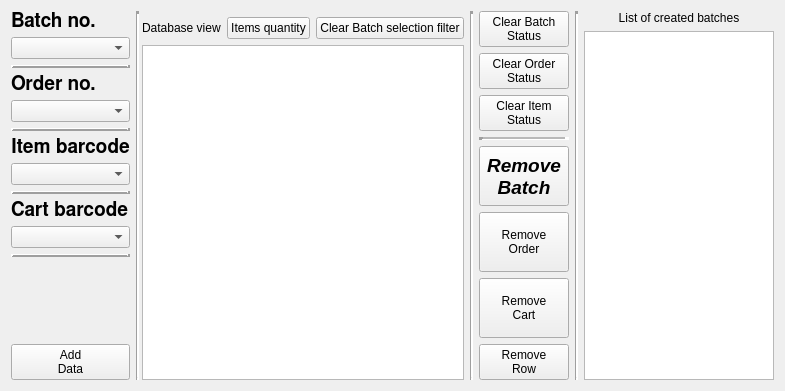
          <widget class="QWidget" name="create_batch">
           <property name="styleSheet">
            <string notr="true"/>
           </property>
           <attribute name="title">
            <string>Create your own Batch - Batch Editor</string>
           </attribute>
           <layout class="QGridLayout" name="gridLayout_3" rowstretch="0,0" columnstretch="0,0,1,0,0,0,0" columnminimumwidth="0,0,0,0,0,0,0">
            <item row="0" column="0" rowspan="2">
             <widget class="QSplitter" name="splitter_3">
              <property name="orientation">
               <enum>Qt::Vertical</enum>
              </property>
              <widget class="QWidget" name="layoutWidget">
               <layout class="QVBoxLayout" name="verticalLayout_23">
                <item>
                 <widget class="QLabel" name="batch_no_descr_label_2">
                  <property name="font">
                   <font>
                    <family>FreeSans</family>
                    <pointsize>14</pointsize>
                    <weight>75</weight>
                    <italic>false</italic>
                    <bold>true</bold>
                   </font>
                  </property>
                  <property name="text">
                   <string>Batch no.</string>
                  </property>
                 </widget>
                </item>
                <item>
                 <widget class="QComboBox" name="batch_no_comboBox">
                  <property name="editable">
                   <bool>false</bool>
                  </property>
                  <property name="insertPolicy">
                   <enum>QComboBox::InsertAlphabetically</enum>
                  </property>
                  <property name="sizeAdjustPolicy">
                   <enum>QComboBox::AdjustToContents</enum>
                  </property>
                  <property name="placeholderText">
                   <string>Batch no...</string>
                  </property>
                 </widget>
                </item>
                <item>
                 <widget class="Line" name="line_7">
                  <property name="frameShadow">
                   <enum>QFrame::Raised</enum>
                  </property>
                  <property name="lineWidth">
                   <number>3</number>
                  </property>
                  <property name="orientation">
                   <enum>Qt::Horizontal</enum>
                  </property>
                 </widget>
                </item>
                <item>
                 <widget class="QLabel" name="order_no_descr_label">
                  <property name="font">
                   <font>
                    <family>FreeSans</family>
                    <pointsize>14</pointsize>
                    <weight>75</weight>
                    <italic>false</italic>
                    <bold>true</bold>
                   </font>
                  </property>
                  <property name="text">
                   <string>Order no.</string>
                  </property>
                 </widget>
                </item>
                <item>
                 <widget class="QComboBox" name="order_no_comboBox">
                  <property name="editable">
                   <bool>false</bool>
                  </property>
                  <property name="insertPolicy">
                   <enum>QComboBox::InsertAlphabetically</enum>
                  </property>
                  <property name="placeholderText">
                   <string>Order no....</string>
                  </property>
                  <property name="modelColumn">
                   <number>1</number>
                  </property>
                 </widget>
                </item>
                <item>
                 <widget class="Line" name="line_6">
                  <property name="frameShadow">
                   <enum>QFrame::Raised</enum>
                  </property>
                  <property name="lineWidth">
                   <number>3</number>
                  </property>
                  <property name="orientation">
                   <enum>Qt::Horizontal</enum>
                  </property>
                 </widget>
                </item>
                <item>
                 <widget class="QLabel" name="item_barcode_descr_label">
                  <property name="font">
                   <font>
                    <family>FreeSans</family>
                    <pointsize>14</pointsize>
                    <weight>75</weight>
                    <italic>false</italic>
                    <bold>true</bold>
                   </font>
                  </property>
                  <property name="text">
                   <string>Item barcode</string>
                  </property>
                 </widget>
                </item>
                <item>
                 <widget class="QComboBox" name="item_no_comboBox">
                  <property name="editable">
                   <bool>false</bool>
                  </property>
                  <property name="insertPolicy">
                   <enum>QComboBox::InsertAlphabetically</enum>
                  </property>
                  <property name="placeholderText">
                   <string>Item barcode...</string>
                  </property>
                  <property name="modelColumn">
                   <number>2</number>
                  </property>
                 </widget>
                </item>
                <item>
                 <widget class="Line" name="line_4">
                  <property name="frameShadow">
                   <enum>QFrame::Raised</enum>
                  </property>
                  <property name="lineWidth">
                   <number>3</number>
                  </property>
                  <property name="orientation">
                   <enum>Qt::Horizontal</enum>
                  </property>
                 </widget>
                </item>
                <item>
                 <widget class="QLabel" name="cart_barcode_descr_label">
                  <property name="font">
                   <font>
                    <family>FreeSans</family>
                    <pointsize>14</pointsize>
                    <weight>75</weight>
                    <italic>false</italic>
                    <bold>true</bold>
                   </font>
                  </property>
                  <property name="text">
                   <string>Cart barcode</string>
                  </property>
                 </widget>
                </item>
                <item>
                 <widget class="QComboBox" name="cart_barcode_comboBox">
                  <property name="editable">
                   <bool>false</bool>
                  </property>
                  <property name="insertPolicy">
                   <enum>QComboBox::InsertAlphabetically</enum>
                  </property>
                  <property name="minimumContentsLength">
                   <number>3</number>
                  </property>
                  <property name="placeholderText">
                   <string>Cart barcode...</string>
                  </property>
                 </widget>
                </item>
                <item>
                 <widget class="Line" name="line_8">
                  <property name="frameShadow">
                   <enum>QFrame::Raised</enum>
                  </property>
                  <property name="lineWidth">
                   <number>3</number>
                  </property>
                  <property name="orientation">
                   <enum>Qt::Horizontal</enum>
                  </property>
                 </widget>
                </item>
                <item>
                 <spacer name="verticalSpacer">
                  <property name="orientation">
                   <enum>Qt::Vertical</enum>
                  </property>
                  <property name="sizeHint" stdset="0">
                   <size>
                    <width>20</width>
                    <height>40</height>
                   </size>
                  </property>
                 </spacer>
                </item>
                <item>
                 <widget class="QPushButton" name="add_item_cb_pushButton">
                  <property name="minimumSize">
                   <size>
                    <width>0</width>
                    <height>0</height>
                   </size>
                  </property>
                  <property name="autoFillBackground">
                   <bool>false</bool>
                  </property>
                  <property name="text">
                   <string>Add
Data</string>
                  </property>
                 </widget>
                </item>
               </layout>
              </widget>
             </widget>
            </item>
            <item row="0" column="1" rowspan="2" colspan="2">
             <widget class="Line" name="line">
              <property name="lineWidth">
               <number>3</number>
              </property>
              <property name="orientation">
               <enum>Qt::Vertical</enum>
              </property>
             </widget>
            </item>
            <item row="0" column="3" rowspan="2">
             <widget class="Line" name="line_2">
              <property name="lineWidth">
               <number>3</number>
              </property>
              <property name="orientation">
               <enum>Qt::Vertical</enum>
              </property>
             </widget>
            </item>
            <item row="0" column="4" rowspan="2">
             <layout class="QVBoxLayout" name="verticalLayout_4">
              <item>
               <widget class="QPushButton" name="clear_batch_status_cb_pushButton">
                <property name="sizePolicy">
                 <sizepolicy hsizetype="Minimum" vsizetype="Minimum">
                  <horstretch>0</horstretch>
                  <verstretch>0</verstretch>
                 </sizepolicy>
                </property>
                <property name="text">
                 <string>Clear Batch
Status</string>
                </property>
               </widget>
              </item>
              <item>
               <widget class="QPushButton" name="clear_order_status_cb_pushButton">
                <property name="sizePolicy">
                 <sizepolicy hsizetype="Minimum" vsizetype="Minimum">
                  <horstretch>0</horstretch>
                  <verstretch>0</verstretch>
                 </sizepolicy>
                </property>
                <property name="text">
                 <string>Clear Order
Status</string>
                </property>
               </widget>
              </item>
              <item>
               <widget class="QPushButton" name="clear_item_status_cb_pushButton">
                <property name="sizePolicy">
                 <sizepolicy hsizetype="Minimum" vsizetype="Minimum">
                  <horstretch>0</horstretch>
                  <verstretch>0</verstretch>
                 </sizepolicy>
                </property>
                <property name="text">
                 <string>Clear Item
Status</string>
                </property>
               </widget>
              </item>
              <item>
               <widget class="Line" name="line_9">
                <property name="frameShadow">
                 <enum>QFrame::Sunken</enum>
                </property>
                <property name="lineWidth">
                 <number>4</number>
                </property>
                <property name="midLineWidth">
                 <number>2</number>
                </property>
                <property name="orientation">
                 <enum>Qt::Horizontal</enum>
                </property>
               </widget>
              </item>
              <item>
               <widget class="QPushButton" name="remove_batch_cb_pushButton">
                <property name="enabled">
                 <bool>true</bool>
                </property>
                <property name="sizePolicy">
                 <sizepolicy hsizetype="Minimum" vsizetype="Minimum">
                  <horstretch>0</horstretch>
                  <verstretch>0</verstretch>
                 </sizepolicy>
                </property>
                <property name="minimumSize">
                 <size>
                  <width>90</width>
                  <height>60</height>
                 </size>
                </property>
                <property name="baseSize">
                 <size>
                  <width>0</width>
                  <height>0</height>
                 </size>
                </property>
                <property name="font">
                 <font>
                  <pointsize>14</pointsize>
                  <weight>75</weight>
                  <italic>true</italic>
                  <bold>true</bold>
                 </font>
                </property>
                <property name="styleSheet">
                 <string notr="true"/>
                </property>
                <property name="text">
                 <string>Remove
Batch</string>
                </property>
               </widget>
              </item>
              <item>
               <widget class="QPushButton" name="remove_order_cb_pushButton">
                <property name="enabled">
                 <bool>true</bool>
                </property>
                <property name="sizePolicy">
                 <sizepolicy hsizetype="Minimum" vsizetype="Minimum">
                  <horstretch>0</horstretch>
                  <verstretch>0</verstretch>
                 </sizepolicy>
                </property>
                <property name="minimumSize">
                 <size>
                  <width>90</width>
                  <height>60</height>
                 </size>
                </property>
                <property name="baseSize">
                 <size>
                  <width>0</width>
                  <height>0</height>
                 </size>
                </property>
                <property name="text">
                 <string>Remove
Order</string>
                </property>
               </widget>
              </item>
              <item>
               <widget class="QPushButton" name="remove_cart_cb_pushButton">
                <property name="enabled">
                 <bool>true</bool>
                </property>
                <property name="sizePolicy">
                 <sizepolicy hsizetype="Minimum" vsizetype="Minimum">
                  <horstretch>0</horstretch>
                  <verstretch>0</verstretch>
                 </sizepolicy>
                </property>
                <property name="minimumSize">
                 <size>
                  <width>90</width>
                  <height>60</height>
                 </size>
                </property>
                <property name="baseSize">
                 <size>
                  <width>0</width>
                  <height>0</height>
                 </size>
                </property>
                <property name="autoFillBackground">
                 <bool>false</bool>
                </property>
                <property name="text">
                 <string>Remove
Cart</string>
                </property>
               </widget>
              </item>
              <item>
               <widget class="QPushButton" name="remove_row_cb_pushButton">
                <property name="sizePolicy">
                 <sizepolicy hsizetype="Minimum" vsizetype="Minimum">
                  <horstretch>0</horstretch>
                  <verstretch>0</verstretch>
                 </sizepolicy>
                </property>
                <property name="text">
                 <string>Remove
Row</string>
                </property>
               </widget>
              </item>
             </layout>
            </item>
            <item row="0" column="5" rowspan="2">
             <widget class="Line" name="line_3">
              <property name="lineWidth">
               <number>3</number>
              </property>
              <property name="orientation">
               <enum>Qt::Vertical</enum>
              </property>
             </widget>
            </item>
            <item row="0" column="6" rowspan="2">
             <layout class="QVBoxLayout" name="cb_verticalLayout_22">
              <item>
               <widget class="QLabel" name="locb_descr_label_2">
                <property name="text">
                 <string>List of created batches</string>
                </property>
                <property name="alignment">
                 <set>Qt::AlignCenter</set>
                </property>
               </widget>
              </item>
              <item>
               <widget class="QTableView" name="locb_cb_tableView">
                <property name="sizePolicy">
                 <sizepolicy hsizetype="Expanding" vsizetype="MinimumExpanding">
                  <horstretch>0</horstretch>
                  <verstretch>0</verstretch>
                 </sizepolicy>
                </property>
                <property name="maximumSize">
                 <size>
                  <width>190</width>
                  <height>16777215</height>
                 </size>
                </property>
                <property name="frameShadow">
                 <enum>QFrame::Raised</enum>
                </property>
                <property name="editTriggers">
                 <set>QAbstractItemView::CurrentChanged|QAbstractItemView::DoubleClicked|QAbstractItemView::EditKeyPressed|QAbstractItemView::SelectedClicked</set>
                </property>
                <property name="sortingEnabled">
                 <bool>true</bool>
                </property>
               </widget>
              </item>
             </layout>
            </item>
            <item row="1" column="2">
             <layout class="QVBoxLayout" name="verticalLayout_34">
              <item>
               <layout class="QHBoxLayout" name="horizontalLayout_25" stretch="1,0,0">
                <item>
                 <widget class="QLabel" name="dv_descr_label">
                  <property name="text">
                   <string>Database view</string>
                  </property>
                 </widget>
                </item>
                <item>
                 <widget class="QPushButton" name="items_qty_pushButton">
                  <property name="text">
                   <string>Items quantity</string>
                  </property>
                 </widget>
                </item>
                <item>
                 <widget class="QPushButton" name="cbfs_cb_pushButton">
                  <property name="text">
                   <string>Clear Batch selection filter</string>
                  </property>
                 </widget>
                </item>
               </layout>
              </item>
              <item>
               <widget class="QTableView" name="dv_cb_tableView">
                <property name="sizePolicy">
                 <sizepolicy hsizetype="Expanding" vsizetype="MinimumExpanding">
                  <horstretch>0</horstretch>
                  <verstretch>0</verstretch>
                 </sizepolicy>
                </property>
                <property name="font">
                 <font>
                  <pointsize>11</pointsize>
                  <weight>75</weight>
                  <italic>false</italic>
                  <bold>true</bold>
                 </font>
                </property>
                <property name="sortingEnabled">
                 <bool>false</bool>
                </property>
                <property name="cornerButtonEnabled">
                 <bool>false</bool>
                </property>
               </widget>
              </item>
             </layout>
            </item>
           </layout>
          </widget>
